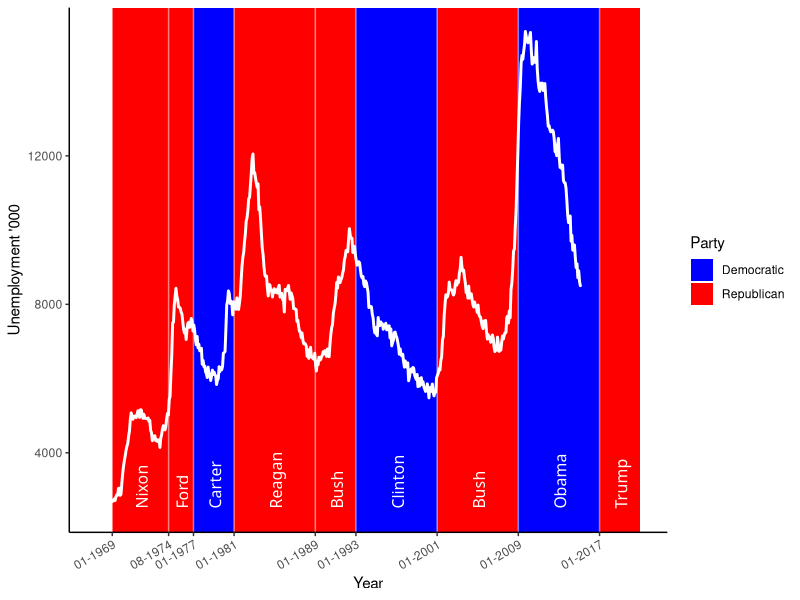
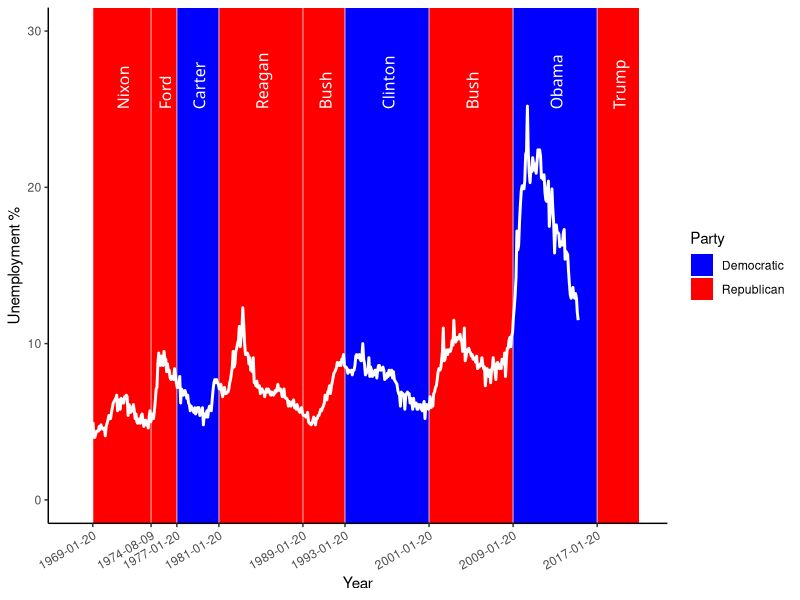
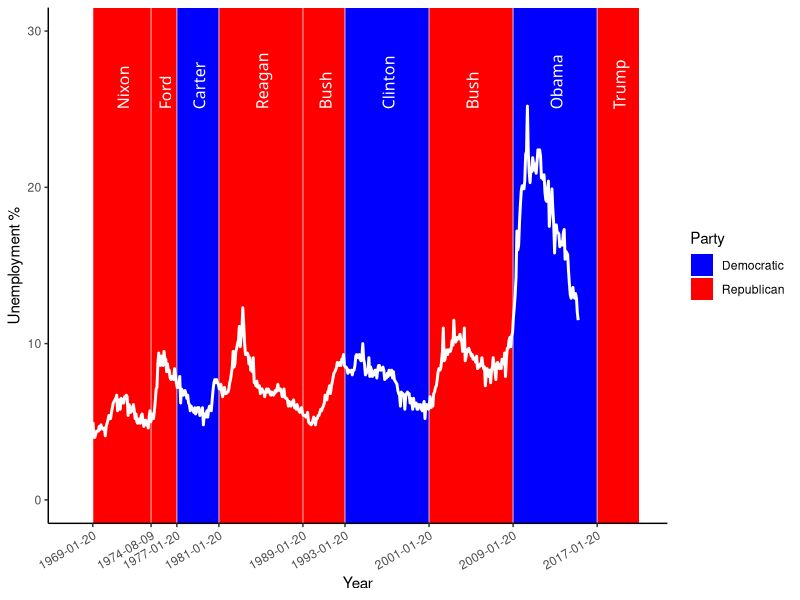

The R source for these figures, in order:
## ---- chunk 1
library(ggplot2)
head(presidential)
head(economics)
## ---- chunk 2

# Retain only the 
pres2 <- subset(presidential, start > economics$date[1])

ggplot(economics) + 
  geom_rect(aes(xmin = start, 
                xmax = end, 
                fill = party), 
            data = pres2,
            ymin = -Inf, 
            ymax = Inf, 
            alpha = 1) +
  scale_fill_manual(values = c("blue", "red")) +
  geom_vline(aes(xintercept = as.numeric(start)), 
             data = pres2, 
             colour = "white", 
             alpha = 0.5) + 
  geom_text(aes(x = start + (end - start)/2, 
                y = 2500, 
                label = name, 
                family = "Impact"), 
            data = pres2,
            size = 4, 
            vjust = 0.5, 
            hjust = 0, 
            nudge_x = 50, 
            angle = 90, 
            color = "white") + 
  geom_line(aes(date, unemploy), 
            color = "white", 
            size = 1) + 
  labs(x = "Year", 
       y = "Unemployment '000", 
       fill = "Party") +
  scale_x_date(breaks = pres2$start, 
               labels = scales::date_format("%m-%Y")) +
  theme(panel.grid = element_blank(),
        panel.background = element_blank(),
        axis.line = element_line(color = "black"),
        axis.text.x = element_text(angle = 30, 
                                   hjust = 1))
## ---- chunk 3

# Retain only the 
pres2 <- subset(presidential, start > economics$date[1])

ggplot(economics) + 
  geom_rect(aes(xmin = start, 
                xmax = end, 
                fill = party), 
            data = pres2,
            ymin = -Inf, 
            ymax = Inf, 
            alpha = 1) +
  scale_fill_manual(values = c("blue", "red")) +
  geom_vline(aes(xintercept = as.numeric(start)), 
             data = pres2, 
             colour = "white", 
             alpha = 0.5) + 
  geom_text(aes(x = start + (end - start)/2, 
                y = 25, 
                label = name, 
                family = "Gabriola"), 
            data = pres2,
            size = 4, 
            vjust = 0.5, 
            hjust = 0, 
            nudge_x = 50, 
            angle = 90, 
            color = "white") + 
  geom_line(aes(date, uempmed), 
            color = "white", 
            size = 1) + 
  scale_y_continuous(limits = c(0,30)) +
  labs(x = "Year", 
       y = "Unemployment %", 
       fill = "Party") +
  scale_x_date(breaks = pres2$start) +
  theme(panel.grid = element_blank(),
        panel.background = element_blank(),
        axis.line = element_line(color = "black"),
        axis.text.x = element_text(angle = 30, hjust = 1))
## ---- chunk 4
ggsave("unemployment.png", height = 7, width = 10)
